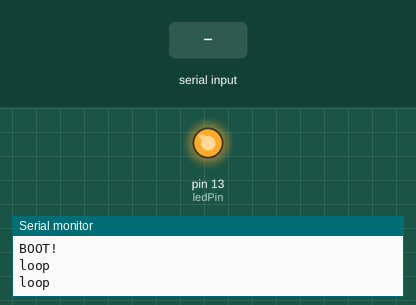
Simulated run of this sketch. Board: Arduino Uno, built with avr-gcc and run on an emulated ATmega328P. Parts: output pins drawn as LEDs (lit = HIGH), the last lines printed to the serial monitor. Dashed ring = blinking. The inputs (shaded band) are chosen by the test bench. The board resets itself during the run and starts again.

Above: at 1.7 s.
1.8 s: "r" received over Serial
At 3.3 s:
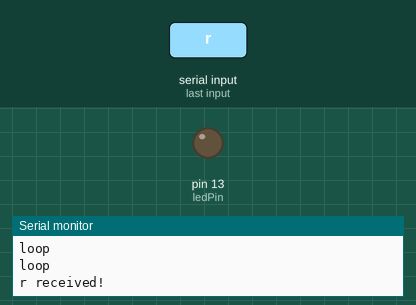
At 4.4 s:
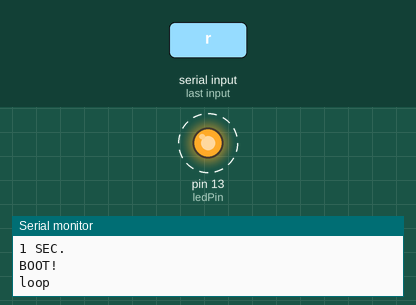
Timing chart, 0 to 10.8 s (numbered marks = the images above; inputs shaded):
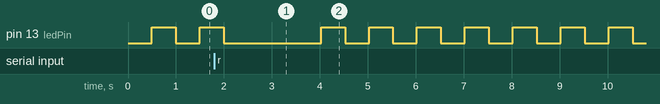

Measured:
- by itself, pin 13 (ledPin): repeats every 1.0 s: HIGH 0.50 s, LOW 0.50 s

The sketch:

Reset.ino
```cpp
#include <avr/io.h>
#include <avr/wdt.h>

int ledPin = LED_BUILTIN;

void setup()
{
  MCUSR=0;
  wdt_disable();
  Serial.begin(9600);
  Serial.println("BOOT!");
  pinMode(ledPin, OUTPUT);
  digitalWrite(ledPin, LOW);
  delay(500);
}

void loop(){
  if (Serial.available() > 0){
    char cmd = Serial.read();
    if (cmd == 'r'){
      Serial.println("r received!");
      wdt_enable(WDTO_1S);
      delay(1000);
      Serial.println("1 SEC.");
      delay(1000);
      Serial.println("1 SEC.");
    }
  }
  wdt_reset();
  Serial.println("loop");
  digitalWrite(ledPin, HIGH);
  delay(500);
  digitalWrite(ledPin, LOW);
  delay(500);
}
```
